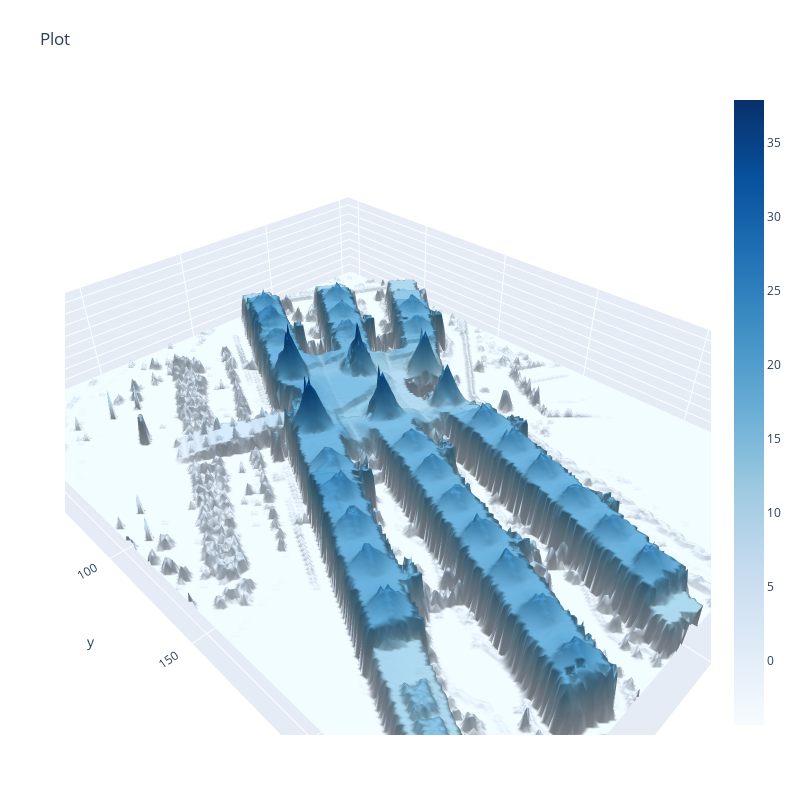

This figure's notebook cell:
### Code cell
visualizer.lookup('Bolivarplaats 20, 2000 Antwerpen')

### Figure 1 — Plotly figure (JSON) as saved in the notebook; plotly's stock layout.template omitted (floating-point values rounded to 4 significant figures; data arrays with more than 128 entries replaced by an {"elided": "..."} marker saying what was removed)
{"data": [{"colorscale": [[0, "rgb(247,251,255)"], [0.125, "rgb(222,235,247)"], [0.25, "rgb(198,219,239)"], [0.375, "rgb(158,202,225)"], [0.5, "rgb(107,174,214)"], [0.625, "rgb(66,146,198)"], [0.75, "rgb(33,113,181)"], [0.875, "rgb(8,81,156)"], [1, "rgb(8,48,107)"]], "lighting": {"ambient": 0.5, "diffuse": 0.5}, "type": "surface", "x": {"elided": "258x200 int values"}, "y": {"elided": "258x200 int values"}, "z": {"elided": "258x200 float values"}}], "layout": {"autosize": false, "height": 800, "margin": {"b": 65, "l": 65, "r": 50, "t": 90}, "scene": {"aspectmode": "data"}, "title": {"text": "Plot"}, "width": 800}}
